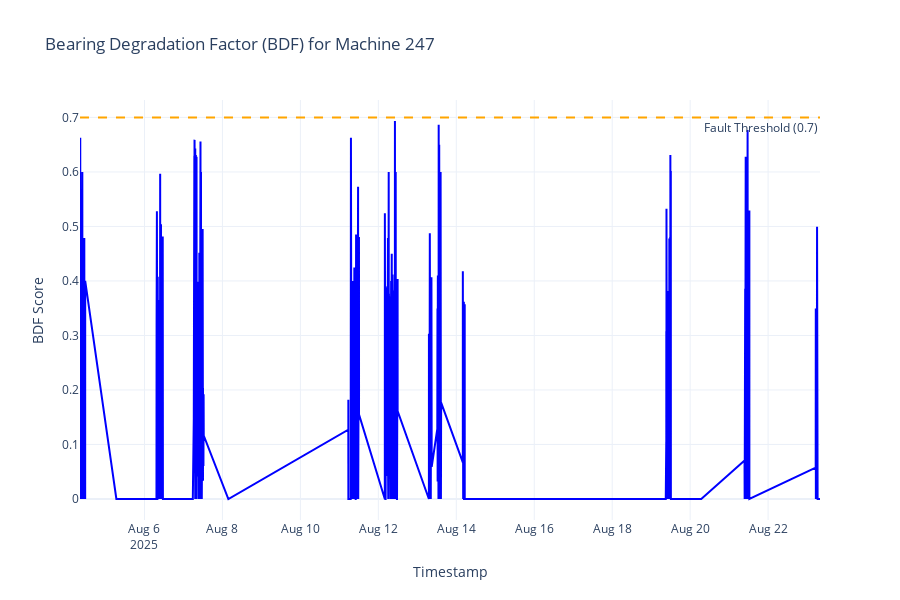

The notebook cell this image was saved under:
### Markdown cell above
## step 8: Visualize the BDF Results

### Code cell
print("Generating Plotly visualization...")

# Determine the x-axis: use 'timestamp' if available, otherwise use index
x_axis_data = df_features['timestamp'] if 'timestamp' in df_features.columns else df_features.index
x_axis_title = 'Timestamp' if 'timestamp' in df_features.columns else 'Data Point Index'


# Create the main figure
fig = go.Figure()

# Add the BDF score as a line plot
fig.add_trace(go.Scatter(
    x=x_axis_data,
    y=df_features['bdf_score'],
    mode='lines',
    name='BDF Score',
    line=dict(color='blue', width=2)
))

# Add the detected fault points as markers
fault_points = df_features[df_features['fault_detected']]
fig.add_trace(go.Scatter(
    x=fault_points[x_axis_data.name], # Use the same x-axis data for faults
    y=fault_points['bdf_score'],
    mode='markers',
    name='Fault Detected',
    marker=dict(color='red', size=8, symbol='x')
))

# Add a horizontal line for the threshold
fig.add_hline(
    y=bdf_threshold,
    line_width=2,
    line_dash="dash",
    line_color="orange",
    annotation_text=f"Fault Threshold ({bdf_threshold})",
    annotation_position="bottom right"
)

# Update layout for better readability
fig.update_layout(
    title=f'Bearing Degradation Factor (BDF) for Machine {MACHINE_ID}',
    xaxis_title=x_axis_title,
    yaxis_title='BDF Score',
    legend_title='Legend',
    template='plotly_white',
    height=600
)

fig.show()

### Figure 1 — Plotly figure (JSON) as saved in the notebook; plotly's stock layout.template omitted (floating-point values rounded to 4 significant figures; data arrays with more than 128 entries replaced by an {"elided": "..."} marker saying what was removed)
{"data": [{"line": {"color": "blue", "width": 2}, "mode": "lines", "name": "BDF Score", "type": "scatter", "x": {"elided": "2073 str values"}, "y": {"elided": "2073 float values"}}, {"marker": {"color": "red", "size": 8, "symbol": "x"}, "mode": "markers", "name": "Fault Detected", "type": "scatter", "x": [], "y": []}], "layout": {"annotations": [{"showarrow": false, "text": "Fault Threshold (0.7)", "x": 1, "xanchor": "right", "xref": "x domain", "y": 0.7, "yanchor": "top", "yref": "y"}], "height": 600, "legend": {"title": {"text": "Legend"}}, "shapes": [{"line": {"color": "orange", "dash": "dash", "width": 2}, "type": "line", "x0": 0, "x1": 1, "xref": "x domain", "y0": 0.7, "y1": 0.7, "yref": "y"}], "title": {"text": "Bearing Degradation Factor (BDF) for Machine 247"}, "xaxis": {"title": {"text": "Timestamp"}}, "yaxis": {"title": {"text": "BDF Score"}}}}
